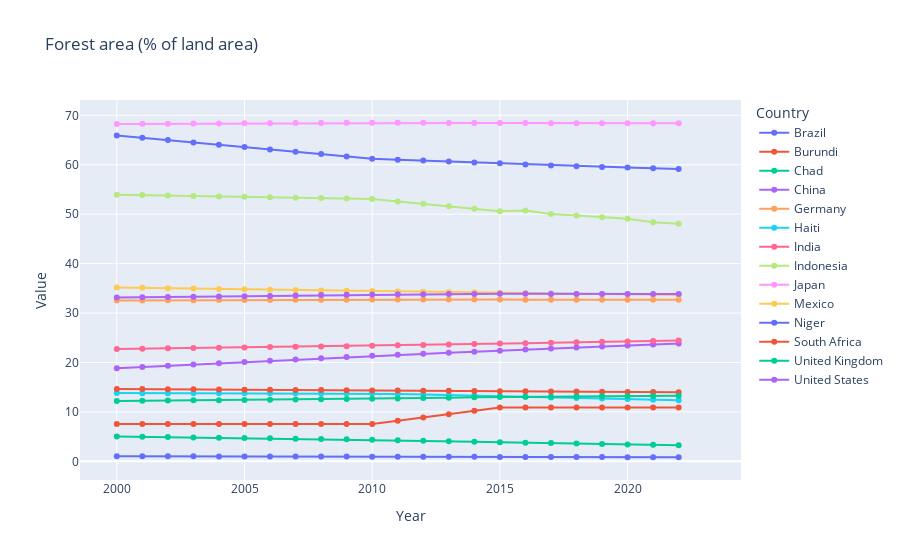

Here is the notebook cell this chart was saved with:
### Markdown cell above
## Forest Area:  
Hypothesis - Developed countries generally focus more on infrastructure growth, which may lead to less forest area compared to developing and underdeveloped countries that still retain vast forest lands. Over time, forest area should increase to align with SDG 13: Climate Action and SDG 15: Life on Land.  
Observation - The top countries in forest area are Japan, Brazil, and Indonesia; all have massive rainforests like the Amazon or managed forests. Over time, there has been no increase in forest area for any country except Brazil and Indonesia which have seen a slight decrease due to widespread forest fires.

### Code cell
plot_data(indicators_filtered[4])

### Figure 1 — Plotly figure (JSON) as saved in the notebook; plotly's stock layout.template omitted (floating-point values rounded to 4 significant figures)
{"data": [{"hovertemplate": "Country Name=Brazil<br>Year=%{x}<br>Value=%{y}<extra></extra>", "legendgroup": "Brazil", "line": {"color": "#636efa", "dash": "solid"}, "marker": {"symbol": "circle"}, "mode": "lines+markers", "name": "Brazil", "orientation": "v", "showlegend": true, "type": "scatter", "x": [2000, 2001, 2002, 2003, 2004, 2005, 2006, 2007, 2008, 2009, 2010, 2011, 2012, 2013, 2014, 2015, 2016, 2017, 2018, 2019, 2020, 2021, 2022, 2023], "xaxis": "x", "y": [65.93, 65.46, 64.99, 64.52, 64.04, 63.57, 63.1, 62.63, 62.15, 61.68, 61.21, 61.02, 60.84, 60.66, 60.47, 60.29, 60.07, 59.83, 59.71, 59.56, 59.42, 59.27, 59.13, NaN], "yaxis": "y"}, {"hovertemplate": "Country Name=Burundi<br>Year=%{x}<br>Value=%{y}<extra></extra>", "legendgroup": "Burundi", "line": {"color": "#EF553B", "dash": "solid"}, "marker": {"symbol": "circle"}, "mode": "lines+markers", "name": "Burundi", "orientation": "v", "showlegend": true, "type": "scatter", "x": [2000, 2001, 2002, 2003, 2004, 2005, 2006, 2007, 2008, 2009, 2010, 2011, 2012, 2013, 2014, 2015, 2016, 2017, 2018, 2019, 2020, 2021, 2022, 2023], "xaxis": "x", "y": [7.552, 7.552, 7.552, 7.552, 7.552, 7.552, 7.552, 7.552, 7.552, 7.552, 7.552, 8.22, 8.887, 9.555, 10.22, 10.89, 10.89, 10.89, 10.89, 10.89, 10.89, 10.89, 10.89, NaN], "yaxis": "y"}, {"hovertemplate": "Country Name=Chad<br>Year=%{x}<br>Value=%{y}<extra></extra>", "legendgroup": "Chad", "line": {"color": "#00cc96", "dash": "solid"}, "marker": {"symbol": "circle"}, "mode": "lines+markers", "name": "Chad", "orientation": "v", "showlegend": true, "type": "scatter", "x": [2000, 2001, 2002, 2003, 2004, 2005, 2006, 2007, 2008, 2009, 2010, 2011, 2012, 2013, 2014, 2015, 2016, 2017, 2018, 2019, 2020, 2021, 2022, 2023], "xaxis": "x", "y": [5.045, 4.98, 4.915, 4.849, 4.784, 4.718, 4.653, 4.588, 4.522, 4.457, 4.392, 4.29, 4.188, 4.087, 3.985, 3.883, 3.787, 3.694, 3.601, 3.512, 3.425, 3.337, 3.249, NaN], "yaxis": "y"}, {"hovertemplate": "Country Name=China<br>Year=%{x}<br>Value=%{y}<extra></extra>", "legendgroup": "China", "line": {"color": "#ab63fa", "dash": "solid"}, "marker": {"symbol": "circle"}, "mode": "lines+markers", "name": "China", "orientation": "v", "showlegend": true, "type": "scatter", "x": [2000, 2001, 2002, 2003, 2004, 2005, 2006, 2007, 2008, 2009, 2010, 2011, 2012, 2013, 2014, 2015, 2016, 2017, 2018, 2019, 2020, 2021, 2022, 2023], "xaxis": "x", "y": [18.85, 19.1, 19.36, 19.61, 19.86, 20.11, 20.36, 20.61, 20.87, 21.12, 21.37, 21.57, 21.78, 21.99, 22.19, 22.4, 22.63, 22.83, 23.03, 23.23, 23.43, 23.63, 23.83, NaN], "yaxis": "y"}, {"hovertemplate": "Country Name=Germany<br>Year=%{x}<br>Value=%{y}<extra></extra>", "legendgroup": "Germany", "line": {"color": "#FFA15A", "dash": "solid"}, "marker": {"symbol": "circle"}, "mode": "lines+markers", "name": "Germany", "orientation": "v", "showlegend": true, "type": "scatter", "x": [2000, 2001, 2002, 2003, 2004, 2005, 2006, 2007, 2008, 2009, 2010, 2011, 2012, 2013, 2014, 2015, 2016, 2017, 2018, 2019, 2020, 2021, 2022, 2023], "xaxis": "x", "y": [32.54, 32.56, 32.58, 32.6, 32.62, 32.63, 32.65, 32.67, 32.69, 32.71, 32.73, 32.74, 32.75, 32.72, 32.72, 32.73, 32.69, 32.68, 32.68, 32.68, 32.68, 32.68, 32.69, NaN], "yaxis": "y"}, {"hovertemplate": "Country Name=Haiti<br>Year=%{x}<br>Value=%{y}<extra></extra>", "legendgroup": "Haiti", "line": {"color": "#19d3f3", "dash": "solid"}, "marker": {"symbol": "circle"}, "mode": "lines+markers", "name": "Haiti", "orientation": "v", "showlegend": true, "type": "scatter", "x": [2000, 2001, 2002, 2003, 2004, 2005, 2006, 2007, 2008, 2009, 2010, 2011, 2012, 2013, 2014, 2015, 2016, 2017, 2018, 2019, 2020, 2021, 2022, 2023], "xaxis": "x", "y": [13.81, 13.8, 13.8, 13.79, 13.78, 13.77, 13.76, 13.75, 13.75, 13.74, 13.73, 13.62, 13.5, 13.39, 13.28, 13.17, 13.05, 12.94, 12.83, 12.71, 12.6, 12.49, 12.38, NaN], "yaxis": "y"}, {"hovertemplate": "Country Name=India<br>Year=%{x}<br>Value=%{y}<extra></extra>", "legendgroup": "India", "line": {"color": "#FF6692", "dash": "solid"}, "marker": {"symbol": "circle"}, "mode": "lines+markers", "name": "India", "orientation": "v", "showlegend": true, "type": "scatter", "x": [2000, 2001, 2002, 2003, 2004, 2005, 2006, 2007, 2008, 2009, 2010, 2011, 2012, 2013, 2014, 2015, 2016, 2017, 2018, 2019, 2020, 2021, 2022, 2023], "xaxis": "x", "y": [22.73, 22.8, 22.86, 22.93, 22.99, 23.05, 23.12, 23.18, 23.25, 23.31, 23.37, 23.46, 23.55, 23.64, 23.73, 23.82, 23.91, 24.0, 24.09, 24.18, 24.27, 24.36, 24.45, NaN], "yaxis": "y"}, {"hovertemplate": "Country Name=Indonesia<br>Year=%{x}<br>Value=%{y}<extra></extra>", "legendgroup": "Indonesia", "line": {"color": "#B6E880", "dash": "solid"}, "marker": {"symbol": "circle"}, "mode": "lines+markers", "name": "Indonesia", "orientation": "v", "showlegend": true, "type": "scatter", "x": [2000, 2001, 2002, 2003, 2004, 2005, 2006, 2007, 2008, 2009, 2010, 2011, 2012, 2013, 2014, 2015, 2016, 2017, 2018, 2019, 2020, 2021, 2022, 2023], "xaxis": "x", "y": [53.94, 53.86, 53.77, 53.68, 53.6, 53.51, 53.43, 53.34, 53.25, 53.17, 53.08, 52.59, 52.09, 51.6, 51.11, 50.61, 50.74, 50.04, 49.72, 49.39, 49.07, 48.36, 48.04, NaN], "yaxis": "y"}, {"hovertemplate": "Country Name=Japan<br>Year=%{x}<br>Value=%{y}<extra></extra>", "legendgroup": "Japan", "line": {"color": "#FF97FF", "dash": "solid"}, "marker": {"symbol": "circle"}, "mode": "lines+markers", "name": "Japan", "orientation": "v", "showlegend": true, "type": "scatter", "x": [2000, 2001, 2002, 2003, 2004, 2005, 2006, 2007, 2008, 2009, 2010, 2011, 2012, 2013, 2014, 2015, 2016, 2017, 2018, 2019, 2020, 2021, 2022, 2023], "xaxis": "x", "y": [68.25, 68.27, 68.3, 68.32, 68.35, 68.37, 68.4, 68.42, 68.44, 68.47, 68.49, 68.48, 68.47, 68.46, 68.45, 68.43, 68.42, 68.41, 68.41, 68.41, 68.41, 68.41, 68.41, NaN], "yaxis": "y"}, {"hovertemplate": "Country Name=Mexico<br>Year=%{x}<br>Value=%{y}<extra></extra>", "legendgroup": "Mexico", "line": {"color": "#FECB52", "dash": "solid"}, "marker": {"symbol": "circle"}, "mode": "lines+markers", "name": "Mexico", "orientation": "v", "showlegend": true, "type": "scatter", "x": [2000, 2001, 2002, 2003, 2004, 2005, 2006, 2007, 2008, 2009, 2010, 2011, 2012, 2013, 2014, 2015, 2016, 2017, 2018, 2019, 2020, 2021, 2022, 2023], "xaxis": "x", "y": [35.18, 35.1, 35.03, 34.95, 34.88, 34.81, 34.73, 34.66, 34.58, 34.51, 34.44, 34.37, 34.31, 34.25, 34.18, 34.12, 34.06, 33.99, 33.92, 33.86, 33.79, 33.73, 33.66, NaN], "yaxis": "y"}, {"hovertemplate": "Country Name=Niger<br>Year=%{x}<br>Value=%{y}<extra></extra>", "legendgroup": "Niger", "line": {"color": "#636efa", "dash": "solid"}, "marker": {"symbol": "circle"}, "mode": "lines+markers", "name": "Niger", "orientation": "v", "showlegend": true, "type": "scatter", "x": [2000, 2001, 2002, 2003, 2004, 2005, 2006, 2007, 2008, 2009, 2010, 2011, 2012, 2013, 2014, 2015, 2016, 2017, 2018, 2019, 2020, 2021, 2022, 2023], "xaxis": "x", "y": [1.048, 1.039, 1.029, 1.019, 1.009, 0.9994, 0.9896, 0.9798, 0.97, 0.9602, 0.9504, 0.9406, 0.9308, 0.921, 0.9112, 0.9014, 0.8916, 0.8818, 0.872, 0.8622, 0.8524, 0.8426, 0.8328, NaN], "yaxis": "y"}, {"hovertemplate": "Country Name=South Africa<br>Year=%{x}<br>Value=%{y}<extra></extra>", "legendgroup": "South Africa", "line": {"color": "#EF553B", "dash": "solid"}, "marker": {"symbol": "circle"}, "mode": "lines+markers", "name": "South Africa", "orientation": "v", "showlegend": true, "type": "scatter", "x": [2000, 2001, 2002, 2003, 2004, 2005, 2006, 2007, 2008, 2009, 2010, 2011, 2012, 2013, 2014, 2015, 2016, 2017, 2018, 2019, 2020, 2021, 2022, 2023], "xaxis": "x", "y": [14.66, 14.63, 14.6, 14.57, 14.54, 14.51, 14.48, 14.45, 14.42, 14.39, 14.36, 14.33, 14.3, 14.27, 14.24, 14.21, 14.18, 14.15, 14.12, 14.09, 14.06, 14.03, 14.0, NaN], "yaxis": "y"}, {"hovertemplate": "Country Name=United Kingdom<br>Year=%{x}<br>Value=%{y}<extra></extra>", "legendgroup": "United Kingdom", "line": {"color": "#00cc96", "dash": "solid"}, "marker": {"symbol": "circle"}, "mode": "lines+markers", "name": "United Kingdom", "orientation": "v", "showlegend": true, "type": "scatter", "x": [2000, 2001, 2002, 2003, 2004, 2005, 2006, 2007, 2008, 2009, 2010, 2011, 2012, 2013, 2014, 2015, 2016, 2017, 2018, 2019, 2020, 2021, 2022, 2023], "xaxis": "x", "y": [12.21, 12.25, 12.3, 12.34, 12.38, 12.43, 12.47, 12.51, 12.56, 12.6, 12.64, 12.72, 12.8, 12.88, 12.96, 13.04, 13.06, 13.08, 13.12, 13.15, 13.19, 13.22, 13.26, NaN], "yaxis": "y"}, {"hovertemplate": "Country Name=United States<br>Year=%{x}<br>Value=%{y}<extra></extra>", "legendgroup": "United States", "line": {"color": "#ab63fa", "dash": "solid"}, "marker": {"symbol": "circle"}, "mode": "lines+markers", "name": "United States", "orientation": "v", "showlegend": true, "type": "scatter", "x": [2000, 2001, 2002, 2003, 2004, 2005, 2006, 2007, 2008, 2009, 2010, 2011, 2012, 2013, 2014, 2015, 2016, 2017, 2018, 2019, 2020, 2021, 2022, 2023], "xaxis": "x", "y": [33.13, 33.19, 33.24, 33.3, 33.36, 33.41, 33.47, 33.53, 33.64, 33.69, 33.75, 33.78, 33.81, 33.84, 33.87, 33.9, 33.9, 33.87, 33.87, 33.87, 33.87, 33.87, 33.87, NaN], "yaxis": "y"}], "layout": {"legend": {"title": {"text": "Country"}, "tracegroupgap": 0}, "title": {"text": "Forest area (% of land area)"}, "xaxis": {"anchor": "y", "domain": [0, 1], "title": {"text": "Year"}}, "yaxis": {"anchor": "x", "domain": [0, 1], "title": {"text": "Value"}}}}
